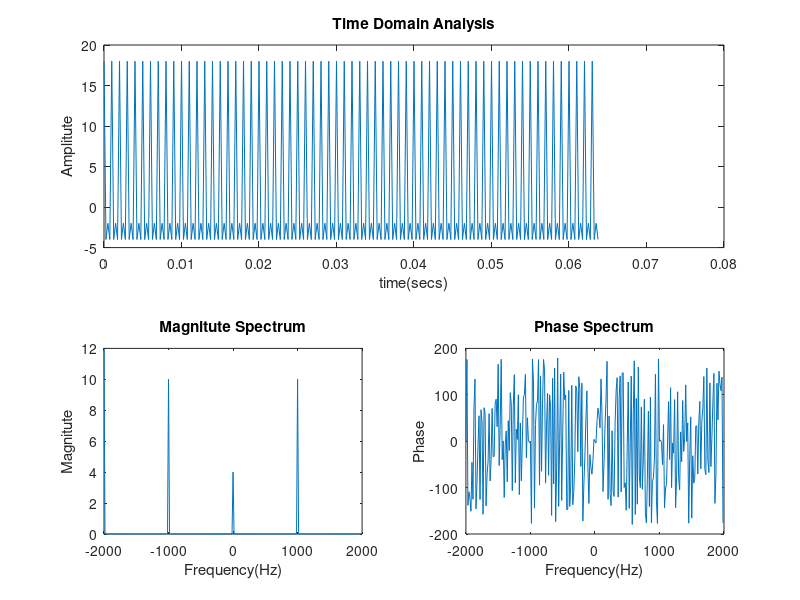

The MATLAB script that drew this image:
%Aliasing
Fs=4e3; %4,5,8
t=[0:1/Fs:255*1/Fs]; %63,127,255 for different number of samples
L=length(t);
x=10*cos(2*pi*t*1e3)+6*cos(2*pi*t*2e3)+2*cos(2*pi*t*4e3);
subplot(2,1,1);
plot(t,x);
title('Time Domain Analysis');
xlabel('time(secs)');
ylabel('Amplitute');

X=fft(x);
% F=[0:Fs/L:Fs/2-Fs/L,-Fs/2:Fs/L:-Fs/L];
%plot(F,2*abs(X)/L);
F=-Fs/2:Fs/L:Fs/2-Fs/L;
Y=fftshift(X);    
subplot(2,2,3);
plot(F,2*abs(Y)/L);
title('Magnitute Spectrum');
xlabel('Frequency(Hz)');
ylabel('Magnitute');

subplot(2,2,4);
plot(F,180*angle(Y)/pi);
title('Phase Spectrum');
xlabel('Frequency(Hz)');
ylabel('Phase');